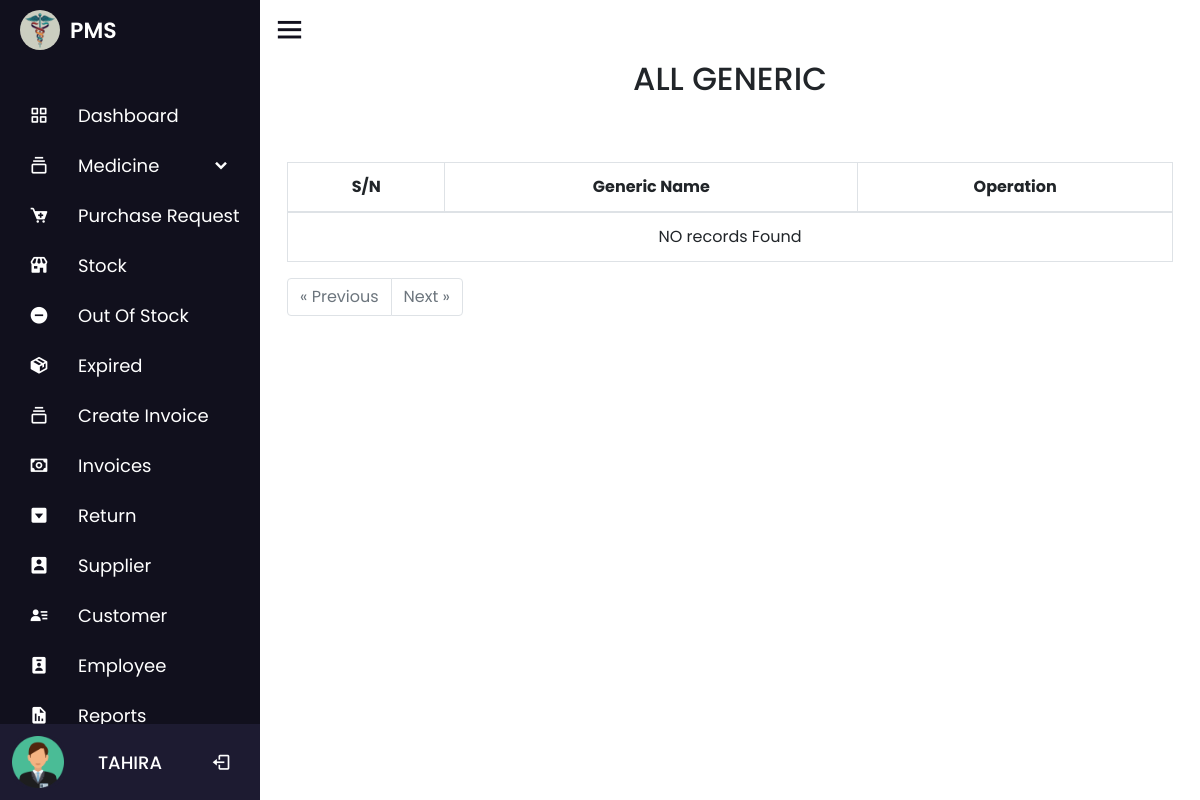
The page /generic.php (signed in) on the database as committed earlier.
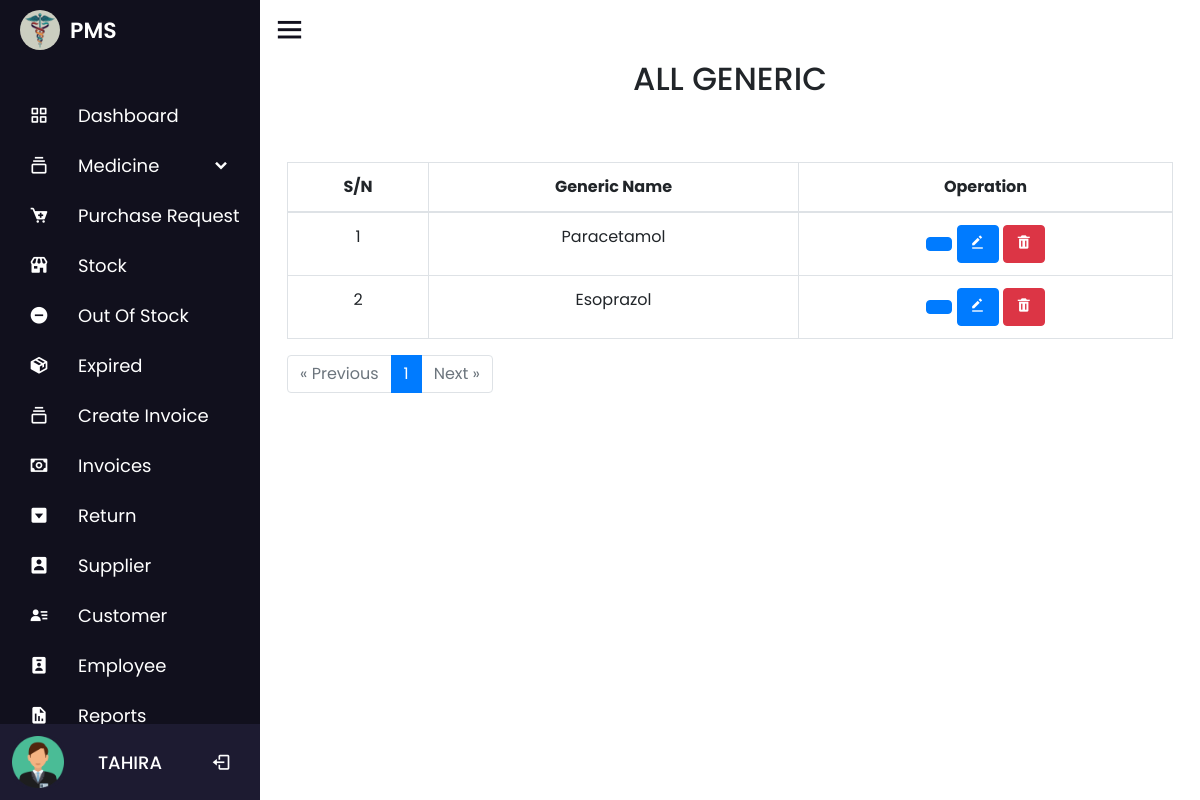
The same page on the database as committed later.
### tables this page shows
CREATE TABLE `medicine_generic` (
  `generic_id` int(11) NOT NULL,
  `generic_name` varchar(100) NOT NULL,
  `date` timestamp NOT NULL DEFAULT current_timestamp()
);

### generic.php (the view, shortened to what this page needs)
<?php
include 'nav/nav.php';
$results_per_page = 10;
$offset = 0;
if (isset($_GET['page']) && is_numeric($_GET['page'])) {
    $page = $_GET['page'];
    $offset = ($page - 1) * $results_per_page;
} else {
    $page = 1;
}
$query = "SELECT * FROM medicine_generic LIMIT $offset, $results_per_page";
$data = mysqli_query($conn, $query);
$total_results_query = mysqli_query($conn, "SELECT COUNT(*) AS total FROM medicine_generic");
$total_results_row = mysqli_fetch_assoc($total_results_query);
$total_results = $total_results_row['total'];
$total_pages = ceil($total_results / $results_per_page);
?>
<div class="container">
    <div class="title">
        <h2 class="text-center text-uppercase p-2">All Generic</h2>
        <a href="add_generic.php"><button class="col-2 btn btn-primary add_button"> Add Generic</button></a>
    </div>
    <table id="zctb" class="display table table-bordered table-hover text-center" cellspacing="0" width="100%">
        <thead>
            <tr>
                <th>S/N</th>
                <th>Generic Name</th>
                <th>Operation</th>
            </tr>
        </thead>
        <tbody>
            <?php
            $c = $offset + 1;
            if ($total_results != 0) {
                while ($result = mysqli_fetch_assoc($data)) {
                    echo '
                    <tr>
                        <td>' . $c . '</td>
                        <td>' . $result['generic_name'] . '</td>
                        <td>
                            <a href="medicine_details.php?genericid=' . $result['generic_id'] . '" class="text-light"><button class="btn btn-primary"><i class="uil uil-eye"></i></button></a>
                            <a href="gupdate.php?updateid=' . $result['generic_id'] . '" class="text-light"><button class="btn btn-primary"><i class="bx bxs-edit-alt"></i></button></a>
                            <a href="generic.php?deleteid=' . $result['generic_id'] . '" class="text-light"><button class="btn btn-danger"><i class="bx bxs-trash"></i></button></a>
                        </td>
                    </tr>';
                    $c++;
                }
            } else {
                echo "<tr><td colspan='3'>NO records Found</td></tr>";
            }
            ?>
        </tbody>
    </table>
    <?php
    echo '<div class="pagination">';
    echo '<ul class="pagination">';
    if ($page > 1) {
        echo '<li class="page-item"><a class="page-link" href="?page=' . ($page - 1) . '">&laquo; Previous</a></li>';
    } else {
        echo '<li class="page-item disabled"><span class="page-link">&laquo; Previous</span></li>';
    }
    for ($i = 1; $i <= $total_pages; $i++) {
        if ($i == $page) {
            echo '<li class="page-item active"><span class="page-link">' . $i . '</span></li>';
        } else {
            echo '<li class="page-item"><a class="page-link" href="?page=' . $i . '">' . $i . '</a></li>';
        }
    }
    if ($page < $total_pages) {
        echo '<li class="page-item"><a class="page-link" href="?page=' . ($page + 1) . '">Next &raquo;</a></li>';
    } else {
        echo '<li class="page-item disabled"><span class="page-link">Next &raquo;</span></li>';
    }
    echo '</ul>';
    echo '</div>';
    ?>
</div>
<?php include 'nav/footer.php'; ?>

Rows that differ between the two databases and show on the page:
added medicine_generic: generic_name "Paracetamol"
added medicine_generic: generic_name "Esoprazol"
Other text that changed with them:
new list line: "1"
text no longer shown: "NO records Found"
